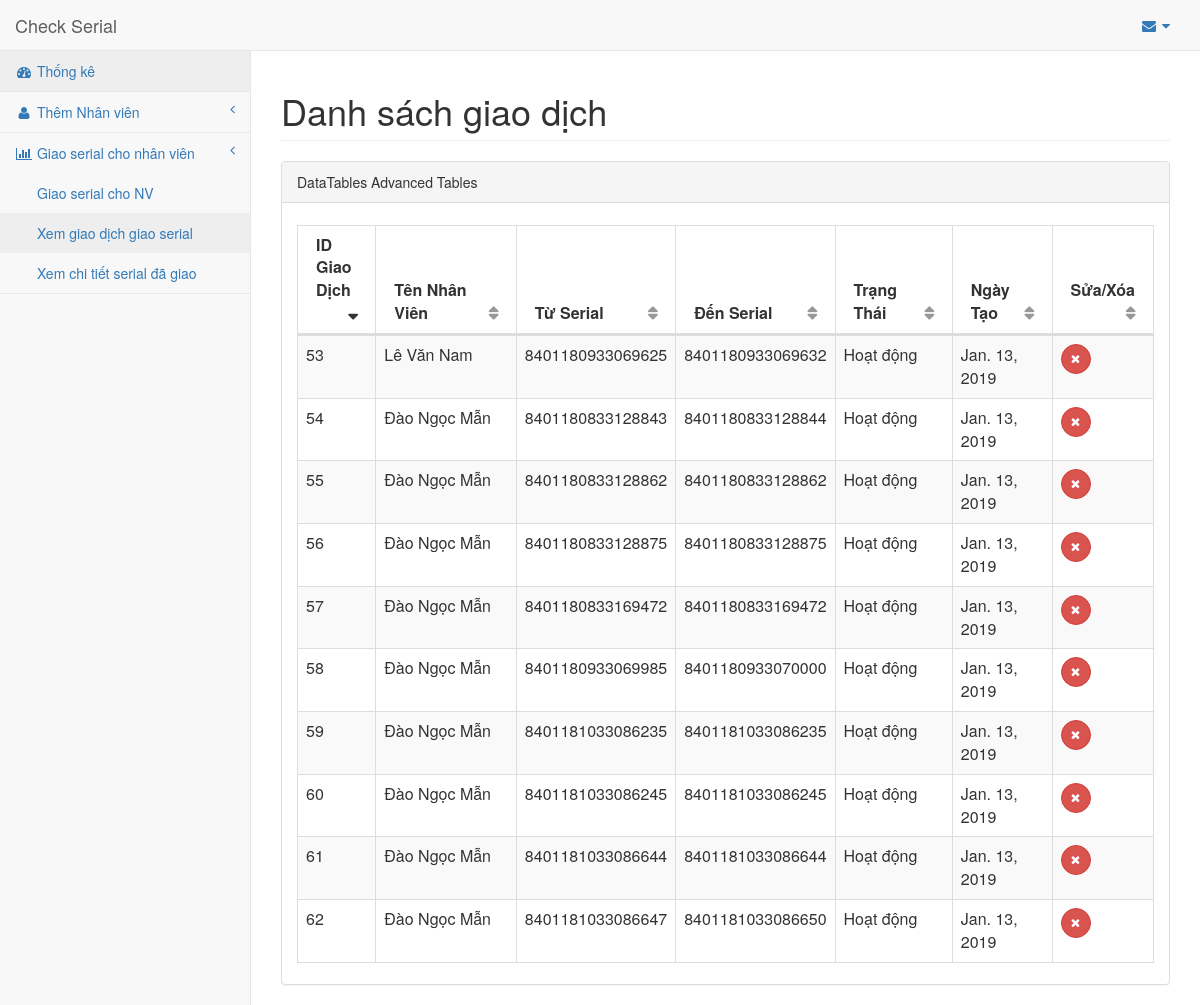
Before: /trans/list with the older database file.
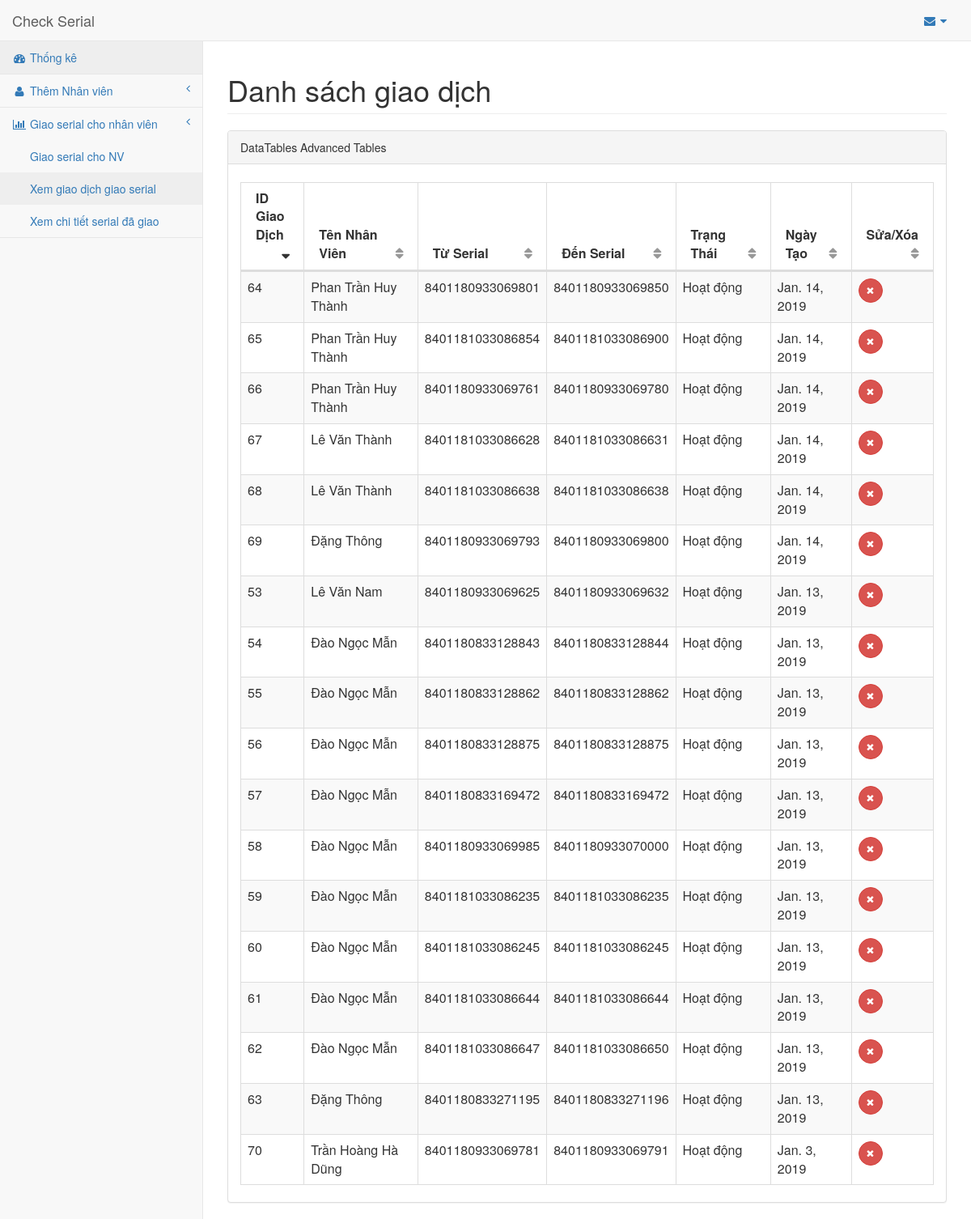
After: the same page with the newer database file.
### PagesApp/models.py (models this page shows, shortened)
class GiaoDich(models.Model):
    em = models.ForeignKey(Employee, on_delete=models.CASCADE)
    create_date = models.DateField('Ngày tạo')
    status = models.SmallIntegerField(max_length=2)
    from_serial = models.BigIntegerField()
    to_serial = models.BigIntegerField()

class Employee(models.Model):
    em_create_date = models.DateField('Ngày tạo')
    em_code = models.CharField(max_length=50, unique=True)
    em_name = models.CharField(max_length=200)
    status = models.SmallIntegerField(max_length=2)

### PagesApp/views.py (the view)
# urls.py: path('trans/list', views.list_transaction, name='tlist'),
def list_transaction(request):
    tran_list = GiaoDich.objects.order_by('-create_date')
    tran_dict = {'trans': tran_list}
    return render(request, 'pages/trans/list_trans.html', context=tran_dict)

### templates/pages/trans/list_trans.html (shortened to what this page needs)
{% extends 'base.html' %}
{% block content %}
<div class="row">
  <div class="col-lg-12">
      <h1 class="page-header">Danh sách giao dịch</h1>
  </div>
</div>
<div class="row">
  <div class="col-lg-12">
    <div class="panel panel-default">
      <div class="panel-heading">
          DataTables Advanced Tables
      </div>
      <div class="panel-body">
        <div id="dataTables-example_wrapper" class="dataTables_wrapper form-inline dt-bootstrap no-footer">
          <div class="row">
            <div class="col-sm-6">
            </div>
            <div class="col-sm-6">
            </div>
          </div>
          <div class="row">
            <div class="col-sm-12">
              <table width="100%" class="table table-striped table-bordered table-hover dataTable no-footer dtr-inline" id="dataTables-example" role="grid" aria-describedby="dataTables-example_info" style="width: 100%;">
                <thead>
                  <tr role="row">
                    <th class="sorting_desc" tabindex="0" aria-controls="dataTables-example" rowspan="1" colspan="1" aria-label="Rendering engine: activate to sort column ascending" style="width: 50px;" aria-sort="descending">
                      ID Giao Dịch
                    </th>
                    <th class="sorting" tabindex="0" aria-controls="dataTables-example" rowspan="1" colspan="1" aria-label="Browser: activate to sort column ascending" style="width: 200px;">
                      Tên Nhân Viên
                    </th>
                    <th class="sorting" tabindex="0" aria-controls="dataTables-example" rowspan="1" colspan="1" aria-label="Platform(s): activate to sort column ascending" style="width: 120px;">
                      Từ Serial
                    </th>
                    <th class="sorting" tabindex="0" aria-controls="dataTables-example" rowspan="1" colspan="1" aria-label="Engine version: activate to sort column ascending" style="width: 120px;">
                      Đến Serial
                    </th>
                    <th class="sorting" tabindex="0" aria-controls="dataTables-example" rowspan="1" colspan="1" aria-label="Engine version: activate to sort column ascending" style="width: 136px;">
                      Trạng Thái
                    </th>
                    <th class="sorting" tabindex="0" aria-controls="dataTables-example" rowspan="1" colspan="1" aria-label="CSS grade: activate to sort column ascending" style="width: 99px;">
                      Ngày Tạo
                    </th>
                    <th class="sorting" tabindex="0" aria-controls="dataTables-example" rowspan="1" colspan="1" aria-label="CSS grade: activate to sort column ascending" style="width: 50px;">
                      Sửa/Xóa
                    </th>
                  </tr>
                </thead>
                {% if trans %}
                <tbody>
                  {% for tran in trans %}
                  <tr>
                    <td>{{ tran.id }}</td>
                    <td>{{ tran.em.em_name }}</td>
                    <td>{{ tran.from_serial }}</td>
                    <td>{{ tran.to_serial }}</td>
                    {%if tran.status == 1 %}
                    <td class="center">Hoạt động</td>
                    {% else %}
                    <td class="center">Không hoạt động</td>
                    {% endif %}
                    <td class="center">{{ tran.create_date }}</td>
                    <td class="center">
                      <a href="delete/{{tran.id}}">
                        <button type="button" class="btn btn-danger btn-circle">
                          <i class="fa fa-times"></i>
                        </button>
                      </a>
                    </td>
                  </tr>
                  {% endfor %}
                </tbody>
                {% endif %}
              </table>
            </div>
          </div>
        </div>
      </div>
    </div>
  </div>
</div>
{% endblock %}

Changed rows visible on the page:
added GiaoDich: id "64", em.em_name "Phan Trần Huy Thành", from_serial "8401180933069801", to_serial "8401180933069850", status "Hoạt động", create_date "Jan. 14, 2019"
added GiaoDich: id "65", em.em_name "Phan Trần Huy Thành", from_serial "8401181033086854", to_serial "8401181033086900", status "Hoạt động", create_date "Jan. 14, 2019"
added GiaoDich: id "66", em.em_name "Phan Trần Huy Thành", from_serial "8401180933069761", to_serial "8401180933069780", status "Hoạt động", create_date "Jan. 14, 2019"
added GiaoDich: id "67", em.em_name "Lê Văn Thành", from_serial "8401181033086628", to_serial "8401181033086631", status "Hoạt động", create_date "Jan. 14, 2019"
added GiaoDich: id "68", em.em_name "Lê Văn Thành", from_serial "8401181033086638", to_serial "8401181033086638", status "Hoạt động", create_date "Jan. 14, 2019"
added GiaoDich: id "69", em.em_name "Đặng Thông", from_serial "8401180933069793", to_serial "8401180933069800", status "Hoạt động", create_date "Jan. 14, 2019"
added GiaoDich: id "63", em.em_name "Đặng Thông", from_serial "8401180833271195", to_serial "8401180833271196", status "Hoạt động", create_date "Jan. 13, 2019"
added GiaoDich: id "70", em.em_name "Trần Hoàng Hà Dũng", from_serial "8401180933069781", to_serial "8401180933069791", status "Hoạt động", create_date "Jan. 3, 2019"
